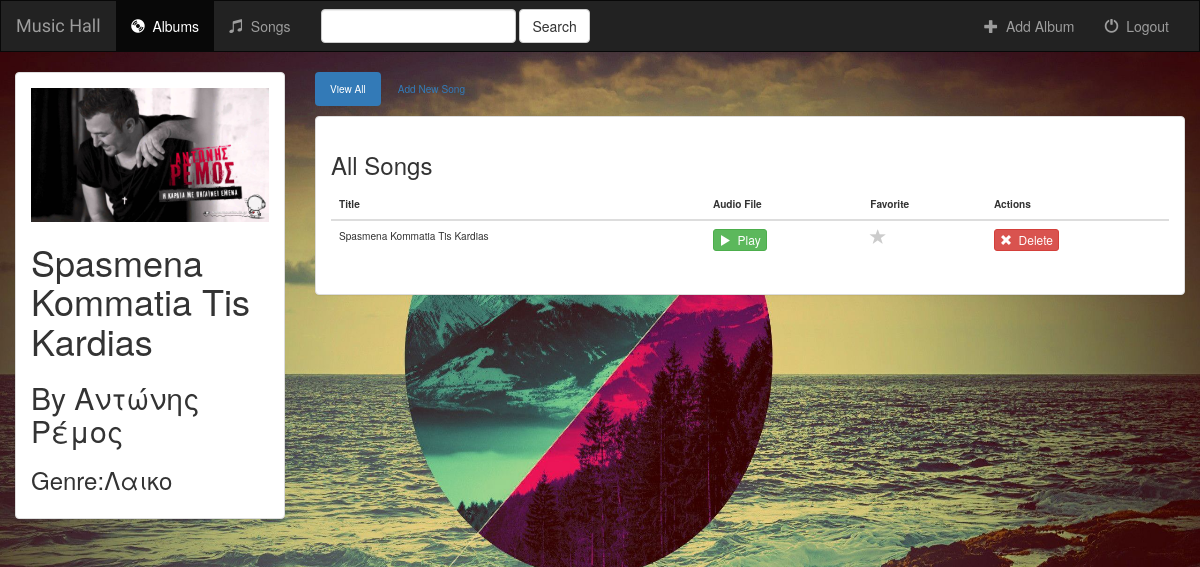
The app's page /music/65/ (signed in) with its own data.
### music/models.py (models this page shows, shortened)
class Album(models.Model):
    user = models.ForeignKey(User, default=1)
    artist = models.CharField(max_length=250)
    album_title = models.CharField(max_length=500)
    genre = models.CharField(max_length=100)
    album_logo = models.FileField()
    is_favorite = models.BooleanField(default=False)
    def __str__(self):
        return self.album_title + ' - ' + self.artist

class Song(models.Model):
    album = models.ForeignKey(Album, on_delete=models.CASCADE)
    song_title = models.CharField(max_length=250)
    audio_file = models.FileField(default='')
    is_favorite = models.BooleanField(default=False)

### music/views.py (the view)
# urls.py: url(r'^(?P<album_id>[0-9]+)/$', views.detail, name='detail'),
def detail(request, album_id):
    if not request.user.is_authenticated():
        return render(request, 'music/login.html')
    else:
        user = request.user
        album = get_object_or_404(Album, pk=album_id)
        return render(request, 'music/detail.html', {'album': album, 'user': user})

### music/templates/music/detail.html (shortened to what this page needs)
{% extends 'music/base.html' %}
{% block albums_active %}active{% endblock %}
{% block body %}
<div class="container-fluid songs-container">
    <div class="row">
        <div class="col-sm-4 col-md-3">
            <div class="panel panel-default">
                <div class="panel-body">
                    <a href="{% url 'music:detail' album.id %}">
                        {% if album.album_logo %}
                            <img src="{{ album.album_logo.url }}" class="img-responsive">
                        {% else %}
                            <h3>No image to display</h3>
                        {% endif %}
                    </a>
                    <h1>{{ album.album_title }} <small> </h1>
                    <h2>By {{ album.artist }}</h2>
                    <h3>Genre:{{ album.genre }}<small></h3>
                </div>
            </div>
        </div>
        <div class="col-sm-8 col-md-9">
            <ul class="nav nav-pills" style="margin-bottom: 10px;">
                <li role="presentation" class="active"><a href="{% url 'music:detail' album.id %}">View All</a></li>
                <li role="presentation"><a href="{% url 'music:create_song' album.id %}">Add New Song</a></li>
            </ul>
            <div class="panel panel-default">
                <div class="panel-body">
                    <h3>All Songs</h3>
                    <table class="table">
                        <thead>
                        <tr>
                            <th>Title</th>
                            <th>Audio File</th>
                            <th>Favorite</th>
                            <th>Actions</th>
                        </tr>
                        </thead>
                        <tbody>
                        {% for song in album.song_set.all %}
                            <tr>
                                <td>{{ song.song_title }}</td>
                                <td>
                                    <a target="_blank" href="{{ song.audio_file.url }}">
                                        <button type="button" class="btn btn-success btn-xs">
                                            <span class="glyphicon glyphicon-play"></span>&nbsp; Play
                                        </button>
                                    </a>
                                </td>
                                <td>
                                    <a href="{% url 'music:favorite' song.id %}" class="btn-favorite"><span class="glyphicon glyphicon-star {% if song.is_favorite %}active{% endif %}"></span></a>
                                </td>
                                <td>
                                    <form action="{% url 'music:delete_song' album.id song.id %}" method="post" style="display: inline;">
                                        <button type="submit" class="btn btn-danger btn-xs">
                                            <span class="glyphicon glyphicon-remove"></span>&nbsp; Delete
                                        </button>
                                    </form>
                                </td>
                            </tr>
                        {% endfor %}
                        </tbody>
                    </table>
                </div>
            </div>
        </div>
    </div>
</div>
{% endblock %}

### music/static/music/style.css (style rules this page uses)
body { background: url("images/background.jpg") no-repeat center center fixed; background-size: 100% 100%; height: 100%; position: absolute; width: 100%; }
.glyphicon-star { color: #CCCCCC; font-size: 16px; }

### records on screen
Album: album_logo (placeholder picture), album_title "Spasmena Kommatia Tis Kardias", artist "Αντώνης Ρέμος", genre "Λαικο"
Song: song_title "Spasmena Kommatia Tis Kardias", is_favorite False (drawn)
